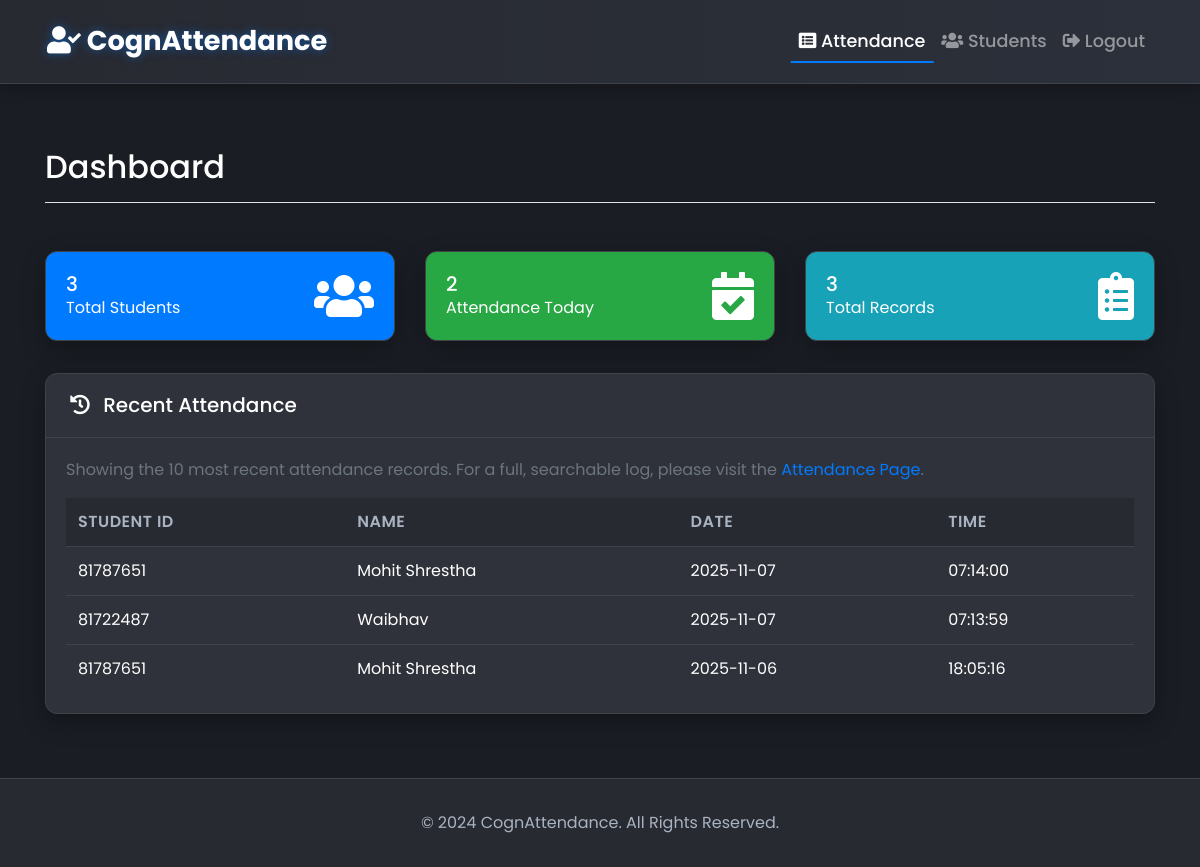
The page / (signed in) on the database as committed earlier.
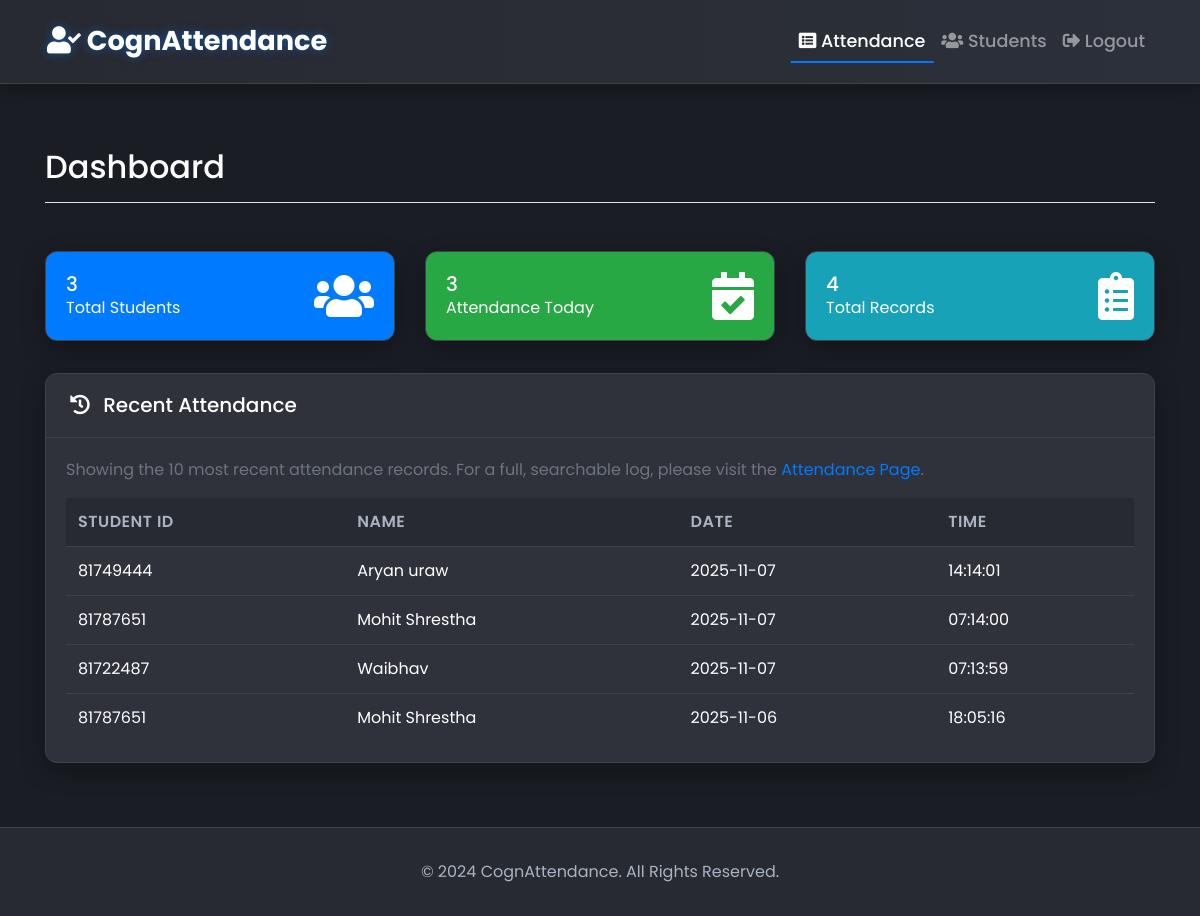
The same page on the database as committed later.
### tables this page shows
CREATE TABLE attendance (
                id INTEGER PRIMARY KEY AUTOINCREMENT,
                student_id TEXT NOT NULL,
                date TEXT NOT NULL,
                time TEXT NOT NULL,
                FOREIGN KEY (student_id) REFERENCES students (id) ON DELETE CASCADE
            );

CREATE TABLE students (
                id TEXT PRIMARY KEY,
                name TEXT NOT NULL,
                faculty TEXT,
                dob TEXT,
                email TEXT,
                address TEXT
            );

### app.py (the view)
@app.route('/')
@login_required
def index():
    all_students = get_all_students()
    all_records = get_attendance()
    today_str = datetime.now().strftime("%Y-%m-%d")
    stats = {
        'total_students': len(all_students),
        'total_records': len(all_records),
        'today_records': sum(1 for r in all_records if r['date'] == today_str)
    }
    return render_template('index.html', attendance=all_records[:10], **stats)

### app.py (called while the page is built)
def login_required(f):
    @wraps(f)
    def decorated_function(*args, **kwargs):
        if 'logged_in' not in session:
            return redirect(url_for('login', next=request.url))
        return f(*args, **kwargs)
    return decorated_function

### database_sql.py (called while the page is built, shortened)
def get_db_connection():
    if DB_TYPE == 'mysql':
        if not MYSQL_AVAILABLE:
            raise ImportError("MySQL driver not available. Please install mysql-connector-python")
        import mysql.connector  # type: ignore
        connection = mysql.connector.connect(
            host=DB_HOST,
            port=DB_PORT,
            database=DB_NAME,
            user=DB_USER,
            password=DB_PASSWORD
        )
        return connection
    else:  # sqlite (default)
        import sqlite3
        conn = sqlite3.connect(DB_FILE)
        conn.row_factory = sqlite3.Row
        return conn

def get_all_students():
    conn = get_db_connection()
    cursor = conn.cursor()
    cursor.execute("SELECT * FROM students ORDER BY name")
    rows = cursor.fetchall()
    if cursor.description:
        columns = [desc[0] for desc in cursor.description]
        result = []
        for row in rows:
            row_dict = {}
            for i, column in enumerate(columns):
                try:
                    if hasattr(row, '__getitem__'):
                        value = list(row)[i]
                    else:
                        value = list(row)[i]
                    row_dict[column] = value
                except (IndexError, TypeError):
                    row_dict[column] = None
            result.append(row_dict)
    else:
        result = []
    conn.close()
    return result

### templates/index.html (shortened to what this page needs)
{% extends 'layout.html' %}
{% block content %}
<div class="d-flex justify-content-between flex-wrap flex-md-nowrap align-items-center pt-3 pb-2 mb-3 border-bottom">
    <h1 class="h2">Dashboard</h1>
</div>
<div class="row mb-4">
    <div class="col-md-4">
        <div class="card text-white bg-primary">
            <div class="card-body">
                <div class="d-flex justify-content-between align-items-center">
                    <div>
                        <h5 class="card-title mb-0">{{ total_students }}</h5>
                        <p class="card-text">Total Students</p>
                    </div>
                    <i class="fas fa-users fa-3x"></i>
                </div>
            </div>
        </div>
    </div>
    <div class="col-md-4">
        <div class="card text-white bg-success">
            <div class="card-body">
                <div class="d-flex justify-content-between align-items-center">
                    <div>
                        <h5 class="card-title mb-0">{{ today_records }}</h5>
                        <p class="card-text">Attendance Today</p>
                    </div>
                    <i class="fas fa-calendar-check fa-3x"></i>
                </div>
            </div>
        </div>
    </div>
    <div class="col-md-4">
        <div class="card text-white bg-info">
            <div class="card-body">
                <div class="d-flex justify-content-between align-items-center">
                    <div>
                        <h5 class="card-title mb-0">{{ total_records }}</h5>
                        <p class="card-text">Total Records</p>
                    </div>
                    <i class="fas fa-clipboard-list fa-3x"></i>
                </div>
            </div>
        </div>
    </div>
</div>
<div class="card">
    <div class="card-header">
        <h5 class="mb-0"><i class="fas fa-history mr-2"></i> Recent Attendance</h5>
    </div>
    <div class="card-body">
        <p class="text-muted">Showing the 10 most recent attendance records. For a full, searchable log, please visit the <a href="{{ url_for('list_attendance') }}">Attendance Page</a>.</p>
        {% include '_attendance_table.html' %}
    </div>
</div>
{% endblock %}

### templates/layout.html (shortened to what this page needs)
<!doctype html>
<html lang="en">
<head>
    <link rel="stylesheet" href="https://stackpath.bootstrapcdn.com/bootstrap/4.5.2/css/bootstrap.min.css">
    <link rel="stylesheet" href="https://cdnjs.cloudflare.com/ajax/libs/font-awesome/5.15.3/css/all.min.css">
    <link rel="stylesheet" type="text/css" href="https://cdn.datatables.net/1.11.5/css/dataTables.bootstrap4.min.css">
    <link rel="stylesheet" href="{{ url_for('static', filename='style.css') }}">
</head>
<body>
    <nav class="navbar navbar-expand-lg navbar-dark">
        <div class="container">
            <a class="navbar-brand" href="{{ url_for('index') }}"><i class="fas fa-user-check"></i> CognAttendance</a>
            <div class="collapse navbar-collapse" id="navbarNav">
                <ul class="navbar-nav ml-auto">
                    {% if session.logged_in %}
                        <li class="nav-item {% if request.endpoint == 'index' %}active{% endif %}">
                            <a class="nav-link" href="{{ url_for('index') }}"><i class="fas fa-list-alt"></i> Attendance</a>
                        </li>
                        <li class="nav-item {% if request.endpoint == 'list_students' or request.endpoint == 'student_details' %}active{% endif %}">
                            <a class="nav-link" href="{{ url_for('list_students') }}"><i class="fas fa-users"></i> Students</a>
                        </li>
                        <li class="nav-item">
                            <a class="nav-link" href="{{ url_for('logout') }}"><i class="fas fa-sign-out-alt"></i> Logout</a>
                        </li>
                    {% endif %}
                </ul>
            </div>
        </div>
    </nav>
    <main role="main" class="container my-5">
        {% block content %}{% endblock %}
    </main>
    <footer class="footer">
        <div class="container">
            <span>&copy; 2024 CognAttendance. All Rights Reserved.</span>
        </div>
    </footer>
</body>
</html>

### templates/_attendance_table.html (shortened to what this page needs)
<table class="table table-hover mb-0" id="attendanceTable">
    <thead>
        <tr>
            <th>Student ID</th>
            <th>Name</th>
            <th>Date</th>
            <th>Time</th>
        </tr>
    </thead>
    <tbody>
        {% for record in attendance %}
            <tr>
                <td>{{ record.student_id }}</td>
                <td>{{ record.name }}</td>
                <td>{{ record.date }}</td>
                <td>{{ record.time }}</td>
            </tr>
        {% endfor %}
    </tbody>
</table>

### static/style.css (style rules this page uses)
:root { --primary-bg: #1a1d24; --secondary-bg: #272a31; --card-bg: #2f323a; --primary-text: #ffffff; --secondary-text: #a9b3c1; --accent: #007bff; --accent-hover: #0056b3; --border-color: #40434a; --success: #28a745; --danger: #dc3545; --glow-color: rgba(0, 123, 255, 0.5); }
body { background-color: var(--primary-bg); color: var(--primary-text); font-family: 'Poppins', sans-serif; font-weight: 400; animation: fadeIn 0.8s ease-in-out; }
.navbar { background: linear-gradient(to right, var(--secondary-bg), #2c303a); border-bottom: 1px solid var(--border-color); padding: 1rem 2rem; box-shadow: 0 4px 15px rgba(0, 0, 0, 0.3); transition: all 0.3s ease; }
.navbar-brand { font-weight: 700; font-size: 1.7rem; color: var(--primary-text) !important; text-shadow: 0 0 10px var(--glow-color); transition: text-shadow 0.3s ease; }
.nav-link { font-weight: 500; font-size: 1.1rem; position: relative; padding-bottom: 0.5rem; transition: color 0.3s ease; }
.nav-link::after { content: ''; position: absolute; bottom: 0; left: 50%; transform: translateX(-50%); width: 0; height: 2px; background-color: var(--accent); transition: width 0.4s ease; }
.nav-link:hover::after, .nav-item.active .nav-link::after { width: 100%; }
.nav-link:hover, .nav-item.active .nav-link { color: var(--primary-text) !important; }
.card { background-color: var(--card-bg); border: 1px solid var(--border-color); border-radius: 12px; box-shadow: 0 8px 25px rgba(0, 0, 0, 0.3); margin-top: 2rem; animation: slideInUp 0.7s ease-out forwards; transition: transform 0.3s ease, box-shadow 0.3s ease; }
.card-header { background-color: transparent; font-size: 1.4rem; font-weight: 600; border-bottom: 1px solid var(--border-color); border-top-left-radius: 12px; border-top-right-radius: 12px; padding: 1.2rem 1.5rem; }
.table { color: var(--primary-text); margin-bottom: 0; }
.table thead th { background-color: var(--secondary-bg); color: var(--secondary-text); border: none; font-weight: 600; text-transform: uppercase; letter-spacing: 0.5px; }
.table tbody tr { background-color: var(--card-bg); transition: background-color 0.2s ease-in-out, transform 0.2s ease; }
.table td, .table th { border-top: 1px solid var(--border-color); vertical-align: middle; }
.footer { text-align: center; padding: 2rem 0; margin-top: 4rem; color: var(--secondary-text); border-top: 1px solid var(--border-color); background-color: var(--secondary-bg); }

Rows that differ between the two databases and show on the page:
added attendance: student_id "81749444", name "Aryan uraw", date "2025-11-07", time "14:14:01"
Other text that changed with them:
{{ today_records }}: "2" → "3"
{{ total_records }}: "3" → "4"
